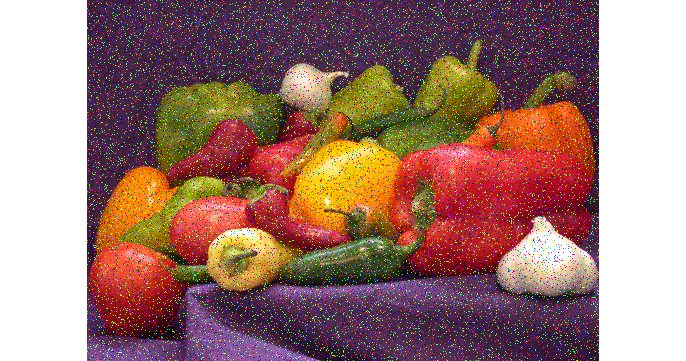
#> input picture ComputerVision/day4/images/noisy.png, 686 x 361 px
$ python blur.py
#> lines starting #> are read from the running program, lines starting #| are printed output that depends on the picture
import cv2 as cv
import numpy as np
from matplotlib import pyplot as plt

if __name__ == "__main__":
    path = "./images/noisy.png"
    image = cv.imread(path)
#> image is the input picture: shape (361, 686, 3); mean B, G, R 112.3, 120, 157.4
    image = cv.cvtColor(image, cv.COLOR_BGR2RGB)

    blur1 = cv.blur(image, (15, 15))
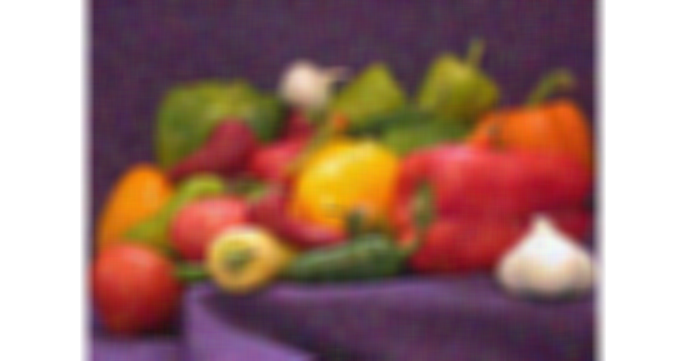
#> blur1: shape (361, 686, 3); mean R, G, B 157.5, 120, 112.3
    blur2 = cv.GaussianBlur(image, (15, 15), 1)
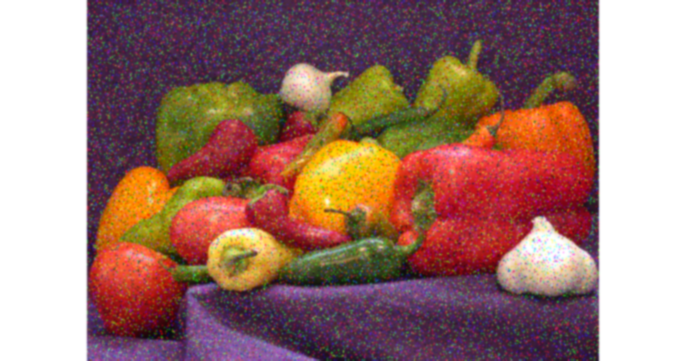
#> blur2: shape (361, 686, 3); mean R, G, B 157.5, 120, 112.3
    blur3 = cv.bilateralFilter(image, 15, 75, 75)
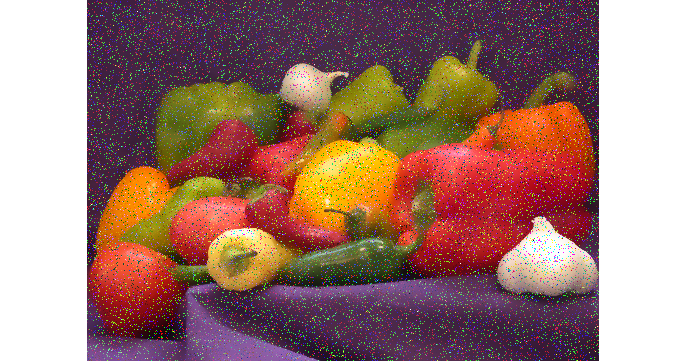
#> blur3: shape (361, 686, 3); mean R, G, B 157.1, 119.4, 111.5

    plt.subplot(2, 3, 1), plt.imshow(image), plt.title('Original Image')
    plt.xticks([]), plt.yticks([])

    plt.subplot(2, 3, 2), plt.imshow(blur1), plt.title('Average Blurred Image')
    plt.xticks([]), plt.yticks([])

    plt.subplot(2, 3, 3), plt.imshow(
        blur2), plt.title('Gaussian Blurred Image')
    plt.xticks([]), plt.yticks([])

    plt.subplot(2, 3, 5), plt.imshow(
        blur3), plt.title('Bilateral Blurred Image')
    plt.xticks([]), plt.yticks([])

    plt.show()
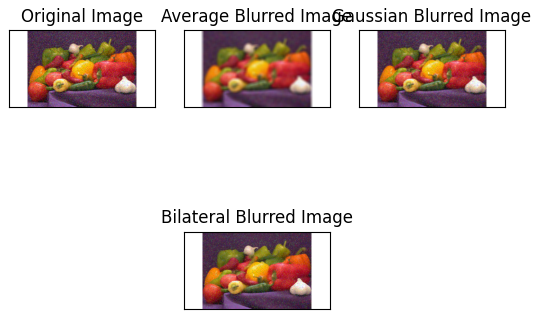
#> figure drawn by matplotlib, 4 panels

$ run again, with ComputerVision/day4/images/dog.jpg saved as ComputerVision/day4/images/noisy.png
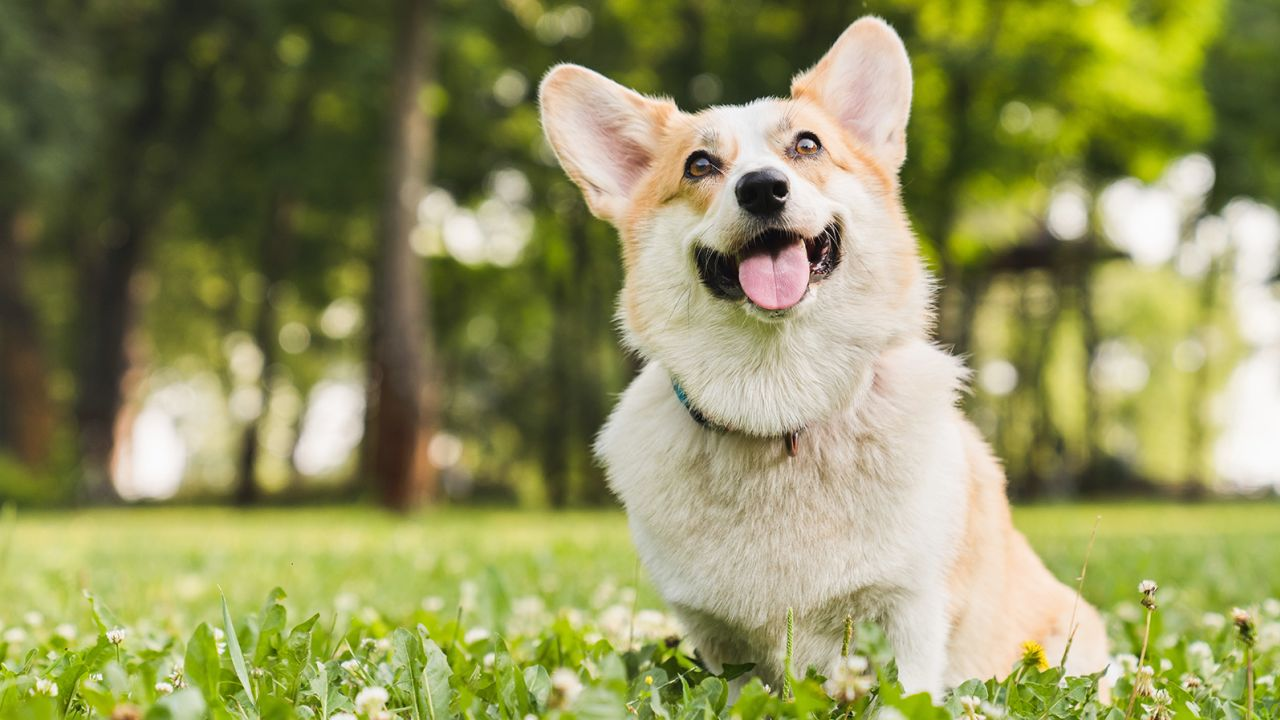
#> input picture ComputerVision/day4/images/dog.jpg, 1280 x 720 px
#> image is the input picture: shape (720, 1280, 3); mean B, G, R 93.5, 146.1, 144.9
#> `blur1 = cv.blur(image, (15, 15))`:
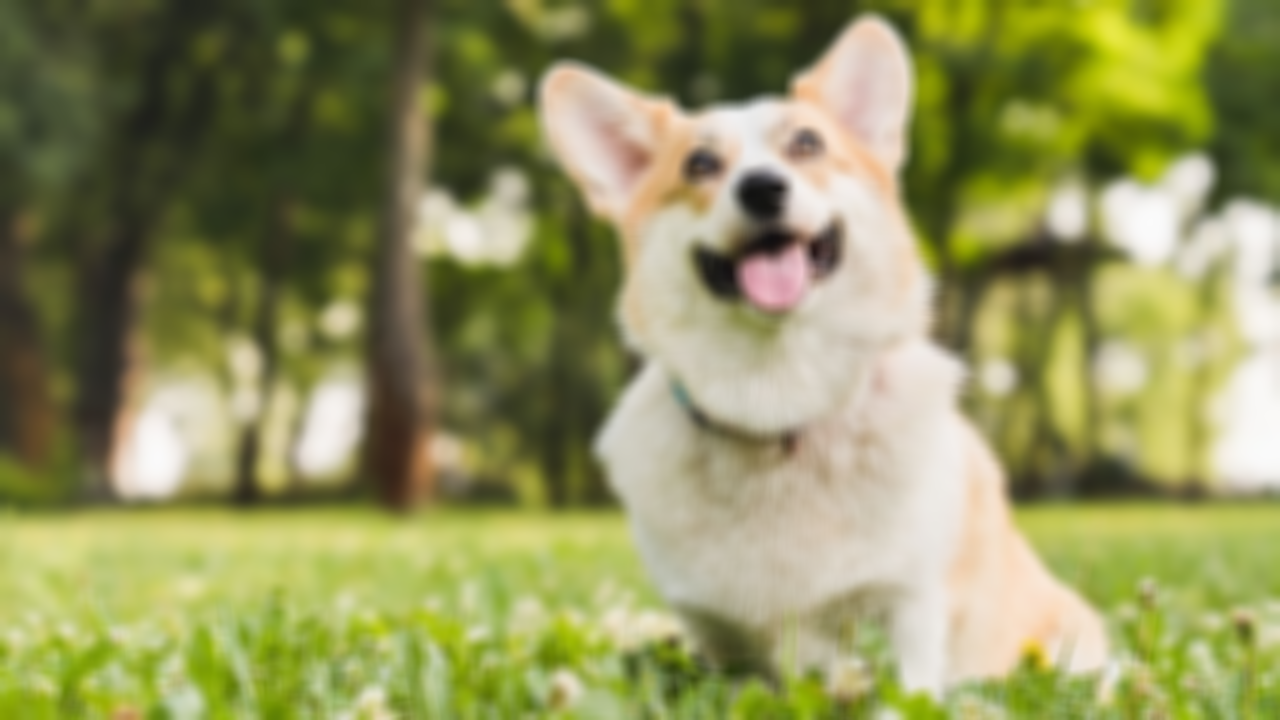
#> blur1: shape (720, 1280, 3); mean R, G, B 144.9, 146.1, 93.5
#> `plt.show()`:
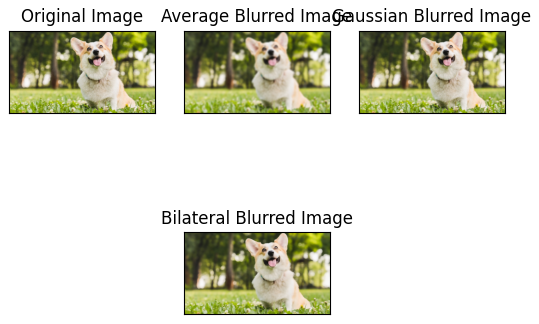
#> figure drawn by matplotlib, 4 panels

$ run again, with ComputerVision/day4/images/hist_img1.jpg saved as ComputerVision/day4/images/noisy.png
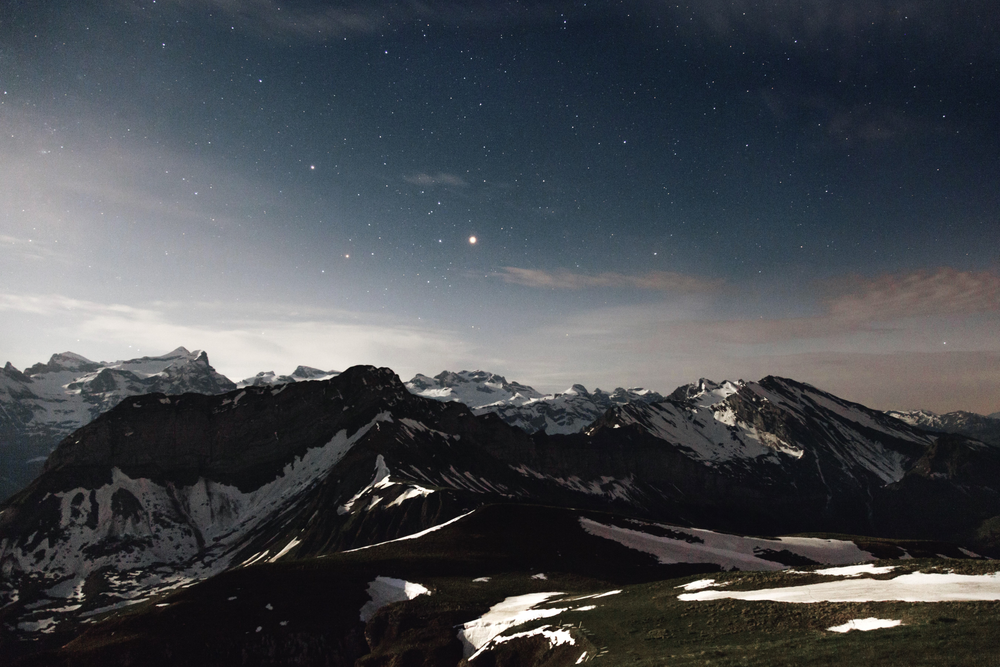
#> input picture ComputerVision/day4/images/hist_img1.jpg, 1000 x 667 px, shrunk from 5401 x 3601 before the run
#> image is the input picture: shape (667, 1000, 3); mean B, G, R 77.9, 73.2, 69.8
#> `blur1 = cv.blur(image, (15, 15))`:
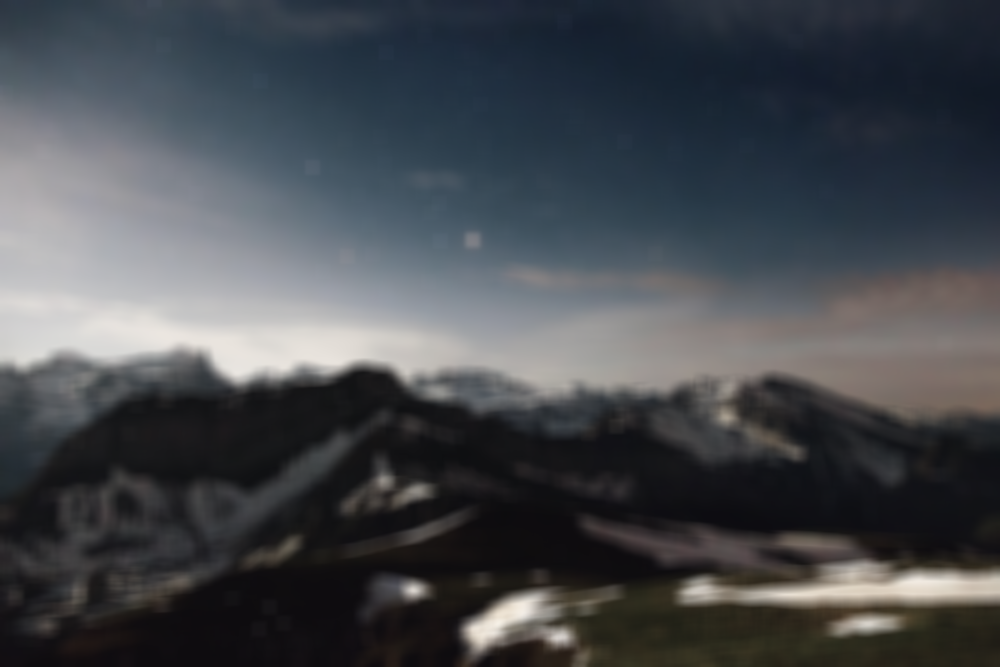
#> blur1: shape (667, 1000, 3); mean R, G, B 69.8, 73.2, 77.9
#> `plt.show()`:
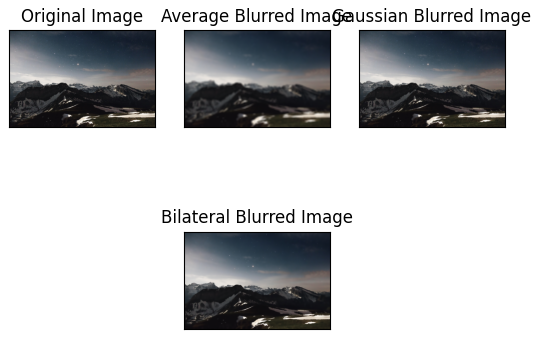
#> figure drawn by matplotlib, 4 panels

$ run again, with ComputerVision/day4/images/hist_img2.jpg saved as ComputerVision/day4/images/noisy.png
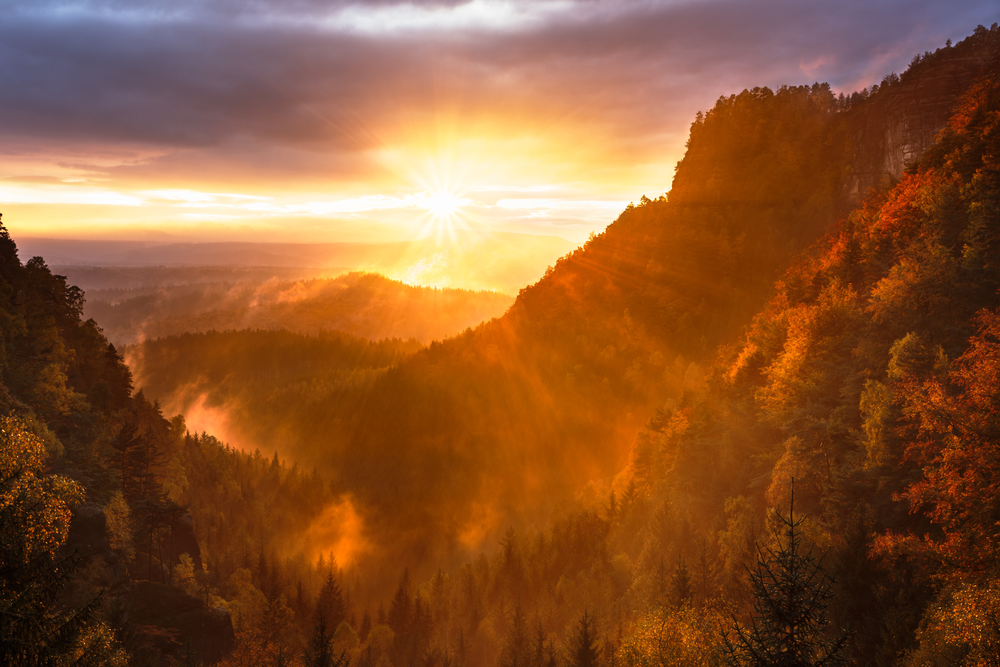
#> input picture ComputerVision/day4/images/hist_img2.jpg, 1000 x 667 px, shrunk from 5472 x 3648 before the run
#> image is the input picture: shape (667, 1000, 3); mean B, G, R 49.3, 86.3, 138
#> `blur1 = cv.blur(image, (15, 15))`:
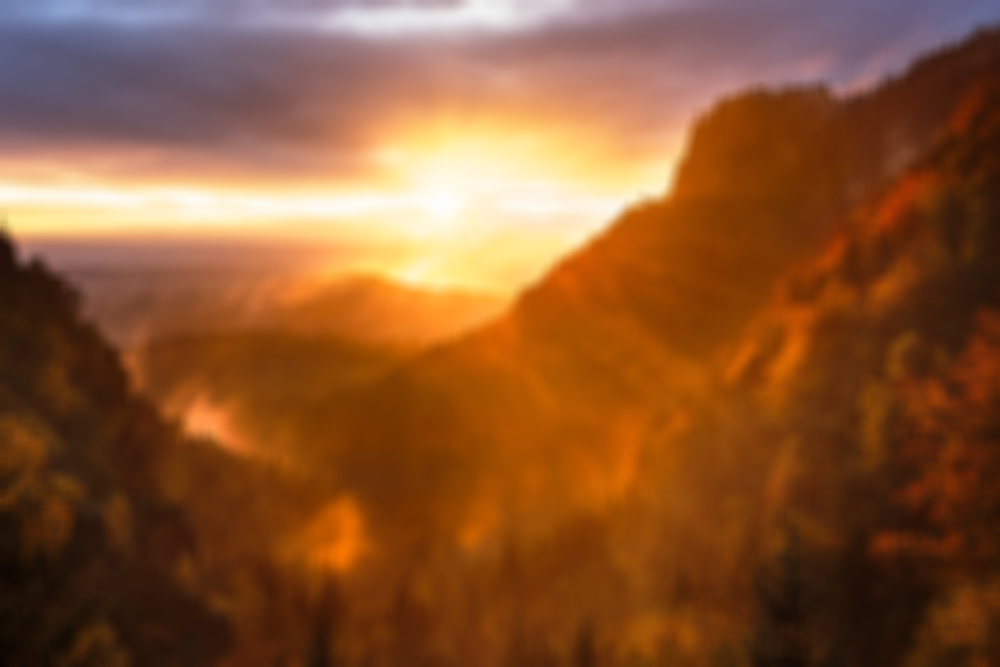
#> blur1: shape (667, 1000, 3); mean R, G, B 138.1, 86.3, 49.3
#> `plt.show()`:
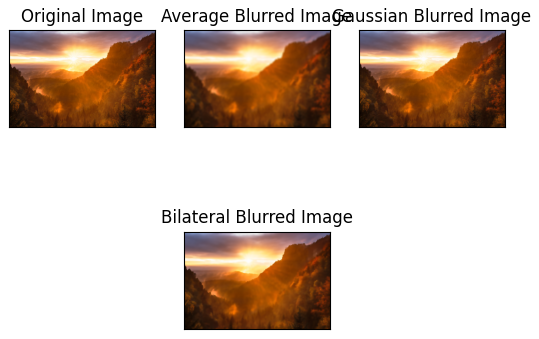
#> figure drawn by matplotlib, 4 panels
